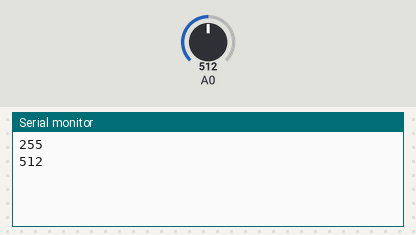
Bench run of a sketch on a simulated Arduino Uno, built with avr-gcc and run on an emulated ATmega328P. Shown: the last lines printed to the serial monitor. The inputs (shaded band) are chosen by the test bench; at power-on: A0 = 512. EEPROM starts erased.

Above: at 18.0 s.
18.1 s: A0 set to 716
At 21.6 s:
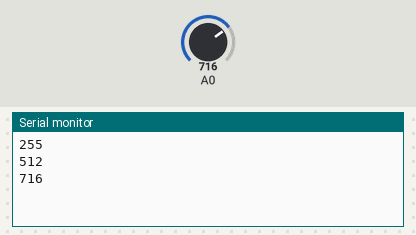
33.1 s: A0 set to 900
At 41.0 s:
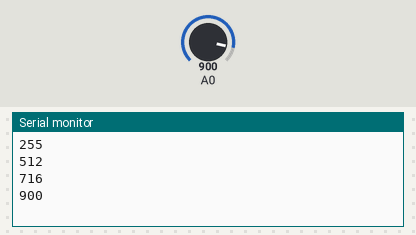
Timing chart, 0 to 42.5 s (numbered marks = the images above; inputs shaded):
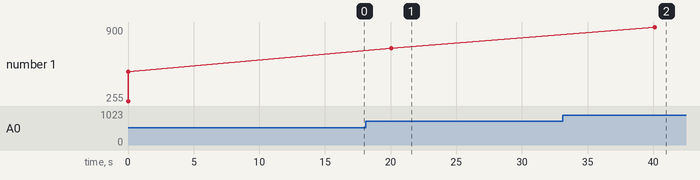

Measured:
- after the input at 18.1 s, the serial monitor: prints a new line after 2.0 s (image 1)
- after the input at 33.1 s, the serial monitor: prints a new line after 7.0 s (image 2)
- plotted number 1: 512 → 716 after the input at 18.1 s, 716 → 900 after the input at 33.1 s

The sketch:

SLEEP2.ino
```cpp
#include <EEPROM.h>
#include "LowPower.h"

int num = EEPROM.read(0);
void setup() {
  // put your setup code here, to run once:
  Serial.begin(9600);
  Serial.println(EEPROM.read(0));
}

void loop() {
  if (EEPROM.read(0) == 0) {
    num = num + 1;
    EEPROM.write(0, num);
    delay(10);
    LowPower.powerDown(SLEEP_8S, ADC_OFF, BOD_OFF);
  }
  if (EEPROM.read(0) == 1) {
    num = num + 1;
    EEPROM.write(0, num);
    delay(10);
    LowPower.powerDown(SLEEP_8S, ADC_OFF, BOD_OFF);
  }
  if (EEPROM.read(0) == 2) {
    num = num + 1;
    EEPROM.write(0, num);
    delay(10);
    LowPower.powerDown(SLEEP_2S, ADC_OFF, BOD_OFF);
  }
  if (EEPROM.read(0) == 3) {
    num = num + 1;
    EEPROM.write(0, num);
    delay(10);
    LowPower.powerDown(SLEEP_1S, ADC_OFF, BOD_OFF);
  }
  if (EEPROM.read(0) > 3) {
    num = 0;
    EEPROM.write(0, num);
    delay(10);
    Serial.println(analogRead(0));
    delay(1000);
  }
}

void memoria() {
  EEPROM.write(0, 0);
}
```
